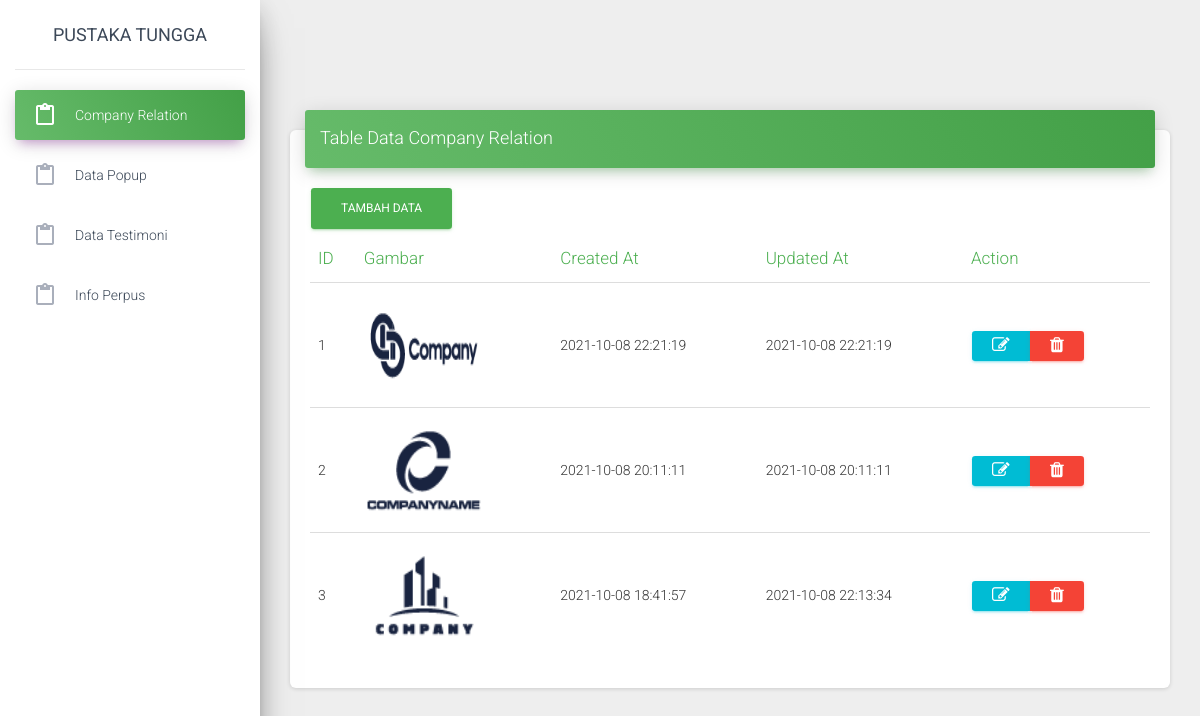
/page_store_data/master_c_relation/home.php, run on the app's committed database.
### tables this page shows
CREATE TABLE `company_relation` (
  `id` int(11) NOT NULL,
  `gambar` varchar(255) NOT NULL,
  `created_at` timestamp NOT NULL DEFAULT current_timestamp(),
  `updated_at` timestamp NOT NULL DEFAULT current_timestamp()
);

### page_store_data/master_c_relation/c_relation.php (the view, shortened to what this page needs)
<?php
include 'C:/xampp/htdocs/landing_page/env.php';
?>
<div class="content">
        <div class="container-fluid">
          <div class="row">
            <div class="col-md-12">
              <div class="card">
                <div class="card-header card-header-success">
                  <h4 class="card-title ">Table Data Company Relation</h4>
                </div>
                <div class="card-body">
                  <button type="button" class="btn btn-success" data-toggle="modal" data-target="#exampleModal">
                      Tambah Data
                    </button>
                  <div class="table-responsive">
                    <table class="table">
                      <thead class=" text-success">
                        <th>
                          ID
                        </th>
                        <th>
                          Gambar
                        </th>
                        <th>
                          Created At
                        </th>
                        <th>
                          Updated At
                        </th>
                        <th>
                          Action
                        </th>
                      </thead>
                      <tbody>
                        <?php
                          $no = 1;
                          $sql = mysqli_query($conn,'SELECT * from company_relation ORDER BY id desc');
                          while($data = mysqli_fetch_array($sql)){
                        ?>
                        <tr>
                          <td><?php echo $no?></td>
                          <td><img src="images/<?php echo $data['gambar']?>" width="120px" height="100px"></td>
                          <td><?php echo $data['created_at']?></td>
                          <td><?php echo $data['updated_at']?></td>
                          <td>
                            <div class="btn-group">
                              <a href="edit.php?id=<?php echo $data['id']; ?>" class="btn btn-info btn-sm"><i class="fa fa-edit"></i></a>
                              <a href="function/delete.php?id=<?php echo $data['id']; ?>" onclick="return confirm('Anda yakin akan menghapus data ini?')" class="btn btn-danger btn-sm"><i class="fa fa-trash"></i></a>
                            </div>
                          </td>
                        </tr>
                        <?php
                          $no++;
                        }
                        ?>
                      </tbody>
                    </table>
                  </div>
                </div>
              </div>
            </div>
          </div>
        </div>
      </div>

### page_store_data/master_c_relation/home.php (shortened to what this page needs)
<!DOCTYPE html>
<html lang="en">
<head>
  <link rel="stylesheet" href="https://maxcdn.bootstrapcdn.com/font-awesome/latest/css/font-awesome.min.css">
  <link href="assets_store/css/material-dashboard.css?v=2.1.2" rel="stylesheet" />
  <link href="assets_store/demo/demo.css" rel="stylesheet" />
</head>
<body class="">
  <div class="wrapper ">
    <div class="sidebar" data-color="purple" data-background-color="white" data-image="../assets/img/sidebar-1.jpg">
      <div class="logo"><a href="http://www.creative-tim.com" class="simple-text logo-normal">
          Pustaka Tungga
        </a></div>
      <div class="sidebar-wrapper">
        <?php include 'sidebar.php' ?>
      </div>
    </div>
    <div class="main-panel">
      <nav class="navbar navbar-expand-lg navbar-transparent navbar-absolute fixed-top ">
      </nav>
      <?php include 'c_relation.php' ?>
    </div>
    </div>
</body>
</html>

### page_store_data/master_c_relation/sidebar.php
<ul class="nav">
          <li class="nav-item active">
            <a class="nav-link" href="<?php echo'../master_c_relation/home.php' ?>" style="background: linear-gradient(60deg, #66bb6a, #43a047)">
              <i class="material-icons">content_paste</i>
              <p>Company Relation</p>
            </a>
          </li>
          <li class="nav-item">
            <a class="nav-link" href="<?php echo'../master_data_popup/home.php' ?> ">
              <i class="material-icons">content_paste</i>
              <p>Data Popup</p>
            </a>
          </li>
          <li class="nav-item ">
            <a class="nav-link" href="<?php echo'../master_data_testimoni/home.php' ?>">
              <i class="material-icons">content_paste</i>
              <p>Data Testimoni</p>
            </a>
          </li>
          <li class="nav-item ">
            <a class="nav-link" href="<?php echo'../master_info_perpus/home.php' ?>">
              <i class="material-icons">content_paste</i>
              <p>Info Perpus</p>
            </a>
          </li>
</ul>

### data on the page
company_relation: gambar (picture), created_at "2021-10-08 22:21:19", updated_at "2021-10-08 22:21:19"
company_relation: gambar (picture), created_at "2021-10-08 20:11:11", updated_at "2021-10-08 20:11:11"
company_relation: gambar (picture), created_at "2021-10-08 18:41:57", updated_at "2021-10-08 22:13:34"
